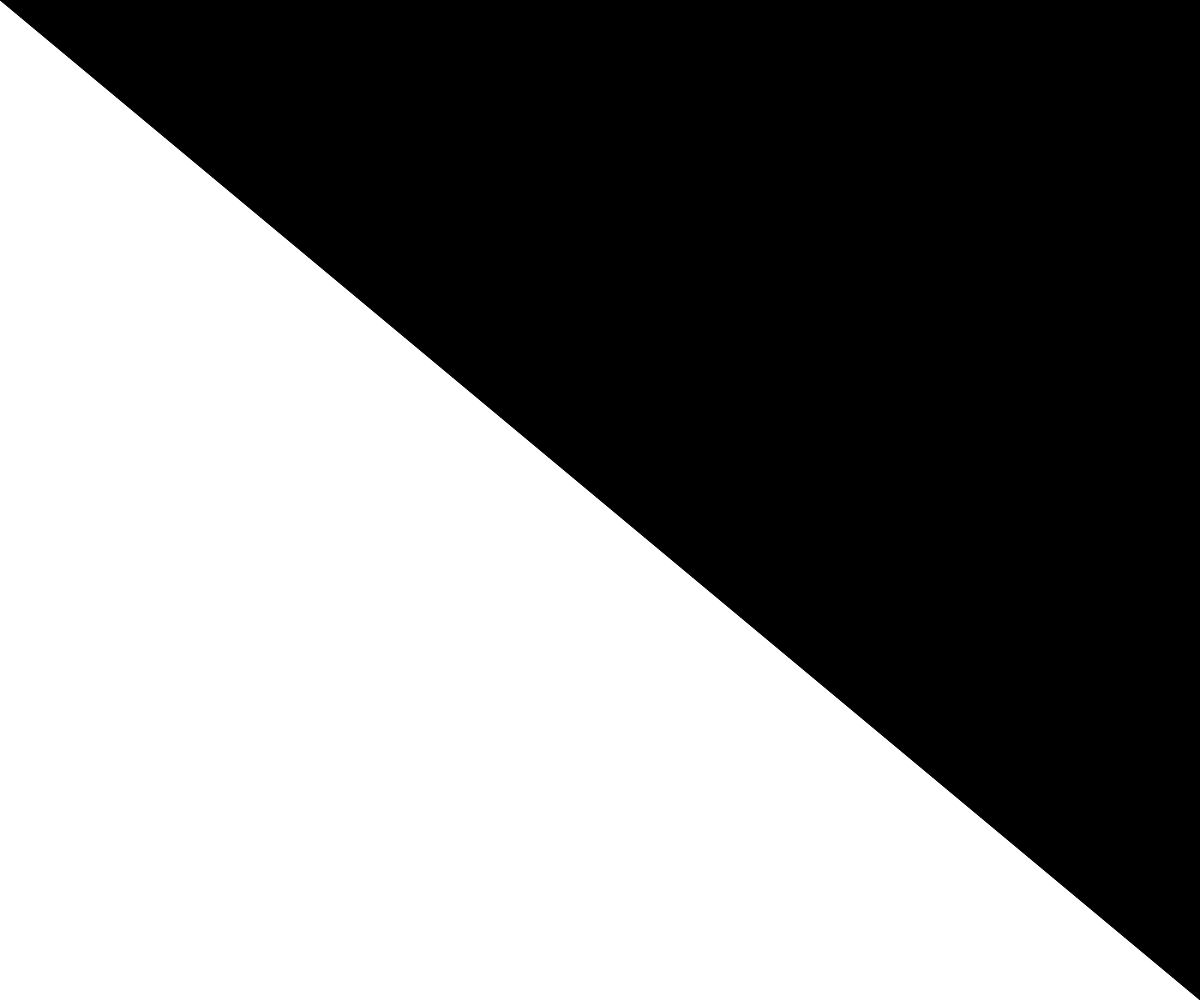
Frame 1 (no input)
Frame 60 (no input): identical to frame 1, image omitted
Frame 120 (the mouse pressed at the canvas centre since frame 60): identical to frame 1, image omitted

The p5.js sketch that drew this single still picture (run headless with seeded random() and noise() and a simulated clock; from frame 60 on, the mouse is pressed at the canvas centre):

// p5.js sketch
// ── sketch.js
var rect = {};
rect.rect_x;
rect.rect_y;
rect.rect_width = 20;
rect.max_rect_mvt = 20;

function setup() {
    createCanvas( windowWidth, windowHeight );
    // createCanvas( windowWidth, 600 );
    background(255);
    translate(width/2,height/2);

    push();
    fill(0);
    triangle(-width,-height,width,height,width,-height);
    // rect(-width,-height,width * 2,height);
    pop();

    rect.rect_x = 0;
    rect.rect_y = 0;

    frameRate(30);
}

function draw() {
  translate(width/2,height/2);

  rectMode(RADIUS);
  strokeWeight(5);
    // noStroke();
    // ellipse(rect_x, rect_y, rect_width, rect_width);


    push();
    fill(0);
    stroke(255);
    rect(rect.rect_x,rect.rect_y,rect.rect_width,rect.rect_width,10);
    pop();

    push();
    fill(255);
    stroke(0);
    rect(-rect.rect_x,-rect.rect_y,rect.rect_width,rect.rect_width,10);
    pop();

    // updating position
    // if(-width/2 + 80 < rect.rect_x < width/2 - 80 ){
    rect.rect_x += random(-rect.max_rect_mvt, rect.max_rect_mvt);
    // }

    rect.rect_y += random(-rect.max_rect_mvt, rect.max_rect_mvt);

    // if (rect_X < 1) {
    //   rect_X = rect_X * -1;
    // }
    //map(rect_x,-width -100 ,width + 100,-width + rect_width, width - rect_width);
    //map(rect_y,-height -100,height + 100, 0, height - rect_width);
}
